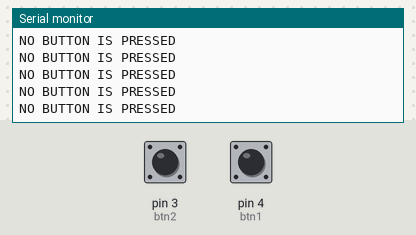
Bench run of a sketch on a simulated Arduino Uno, built with avr-gcc and run on an emulated ATmega328P. Shown: the last lines printed to the serial monitor. The inputs (shaded band) are chosen by the test bench; at power-on: pin 3 (btn2) LOW, pin 4 (btn1) LOW.

Above: at 1.2 s.
1.3 s: pin 3 (btn2) pulled HIGH for 0.15 s
At 1.31 s:
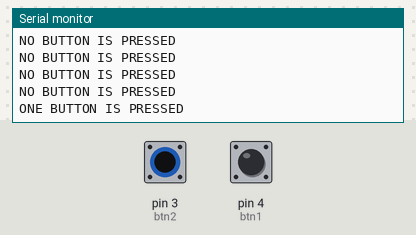
2.9 s: pin 4 (btn1) pulled HIGH for 0.15 s
At 2.91 s:
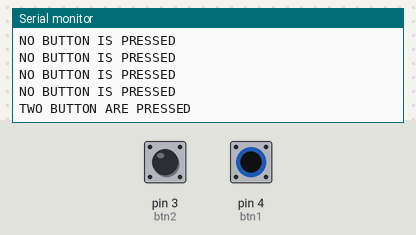
4.5 s: pin 3 (btn2) driven HIGH and pin 4 (btn1) driven HIGH
At 4.51 s:
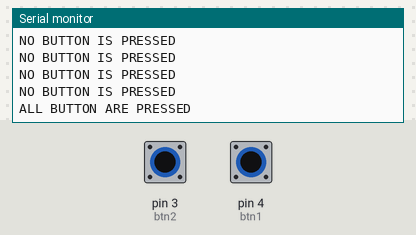

Measured:
- after the input at 1.3 s, the serial monitor: prints a new line at once (image 1)
- after the input at 2.9 s, the serial monitor: prints a new line at once (image 2)
- after the input at 4.5 s, the serial monitor: prints a new line at once (image 3)

The sketch:

PRESS_BUTTONS_USING_VURTUAL_TERMINAL.ino
```cpp
const int btn1=4, btn2=3, btn3=4;
void setup() {
  // put your setup code here, to run once:
  pinMode(btn1, INPUT);
  pinMode(btn2, INPUT);
  pinMode(btn3, INPUT);
  Serial.begin(9600);

}

void loop() {
  // put your main code here, to run repeatedly:
  bool state1= digitalRead(btn1);
  bool state2= digitalRead(btn2);
  bool state3= digitalRead(btn3);
 /* else if(((btn1, LOW) and (btn2,HIGH) and (btn3,HIGH)) or ((btn1, HIGH) and (btn2,LOW) and (btn3,HIGH)) or ((btn1, HIGH) and (btn2,HIGH) and (btn3,LOW)))
  {
    Serial.println("TWO BUTTON ARE PRESSED");
  }
  else if(((btn1, LOW) and (btn2,LOW) and (btn3,HIGH)) or ((btn1, HIGH) and (btn2,LOW) and (btn3,LOW)) or ((btn1, LOW) and (btn2,HIGH) and (btn3,LOW)))
  {
   Serial.println("ONE BUTTON IS PRESSED");
  }
  else
  {
    Serial.println("NO BUTTON IS PRESSED");
  }*/
   if (state1 and !state2 and !state3)
  {
    Serial.println("ONE BUTTON IS PRESSED");
  }
   else if (!state1 and state2 and !state3)
  {
    Serial.println("ONE BUTTON IS PRESSED");
  }
   else if (!state1 and !state2 and state3)
  {
    Serial.println("ONE BUTTON IS PRESSED");
  }
   else if (!state1 and state2 and state3)
  {
    Serial.println("TWO BUTTON ARE PRESSED");
  }
   else if (state1 and !state2 and state3)
  {
    Serial.println("TWO BUTTON ARE PRESSED");
  }
   else if (state1 and state2 and !state3)
  {
    Serial.println("TWO BUTTON ARE PRESSED");
  }
   else if (state1 and state2 and state3)
  {
    Serial.println("ALL BUTTON ARE PRESSED");
  }
  else
  {
    Serial.println("NO BUTTON IS PRESSED");
  }
  delay(100);
}
```
